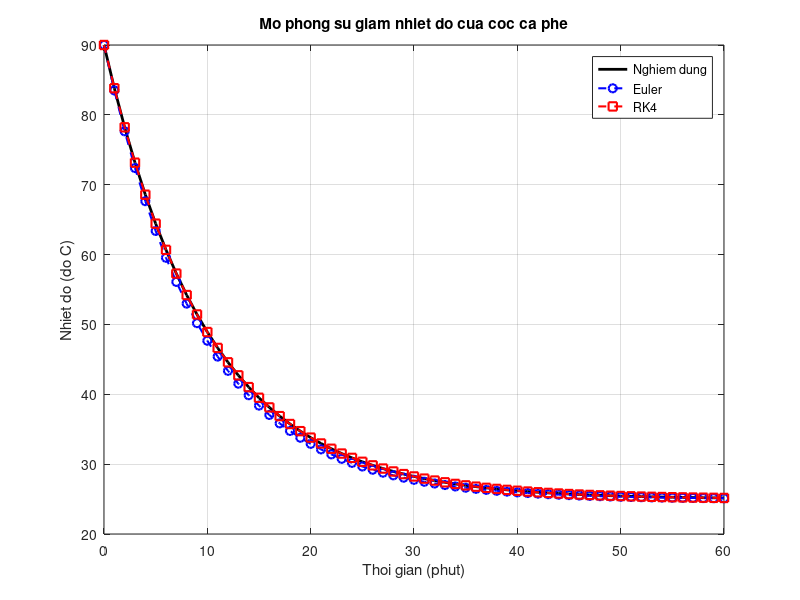

Recreate this plot in MATLAB.
function lam_nguoi_ca_phe_euler_rk4
    % Tham so mo hinh
    T0 = 90;      % Nhiet do ban dau cua ca phe (do C)
    Ta = 25;      % Nhiet do moi truong (do C)
    k = 0.1;      % He so truyen nhiet

    % Thoi gian mo phong
    t0 = 0;       % Thoi diem bat dau
    t_cuoi = 60;  % Thoi diem ket thuc (phut)
    buoc = 1;     % Buoc nhay thoi gian

    t = t0:buoc:t_cuoi;
    m = length(t);

    % Khoi tao cac mang ket qua
    T_euler = zeros(1, m);
    T_rk4 = zeros(1, m);
    T_dung = zeros(1, m); % Nghiem dung (giai tich)

    % Dieu kien ban dau
    T_euler(1) = T0;
    T_rk4(1) = T0;

    % Tinh nghiem dung
    for i = 1:m
        T_dung(i) = Ta + (T0 - Ta) * exp(-k * t(i));
    end

    % Phuong phap Euler
    for i = 1:m-1
        T_euler(i+1) = T_euler(i) + buoc * (-k * (T_euler(i) - Ta));
    end

    % Phuong phap Runge-Kutta bac 4
    for i = 1:m-1
        f = @(T) -k * (T - Ta);
        k1 = f(T_rk4(i));
        k2 = f(T_rk4(i) + buoc/2 * k1);
        k3 = f(T_rk4(i) + buoc/2 * k2);
        k4 = f(T_rk4(i) + buoc * k3);
        T_rk4(i+1) = T_rk4(i) + buoc/6 * (k1 + 2*k2 + 2*k3 + k4);
    end

    % Ve do thi
    figure;
    plot(t, T_dung, 'k-', 'LineWidth', 2, 'DisplayName', 'Nghiem dung');
    hold on;
    plot(t, T_euler, 'b--o', 'LineWidth', 1.5, 'DisplayName', 'Euler');
    plot(t, T_rk4, 'r--s', 'LineWidth', 1.5, 'DisplayName', 'RK4');
    grid on;
    xlabel('Thoi gian (phut)');
    ylabel('Nhiet do (do C)');
    title('Mo phong su giam nhiet do cua coc ca phe');
    legend show;
end
